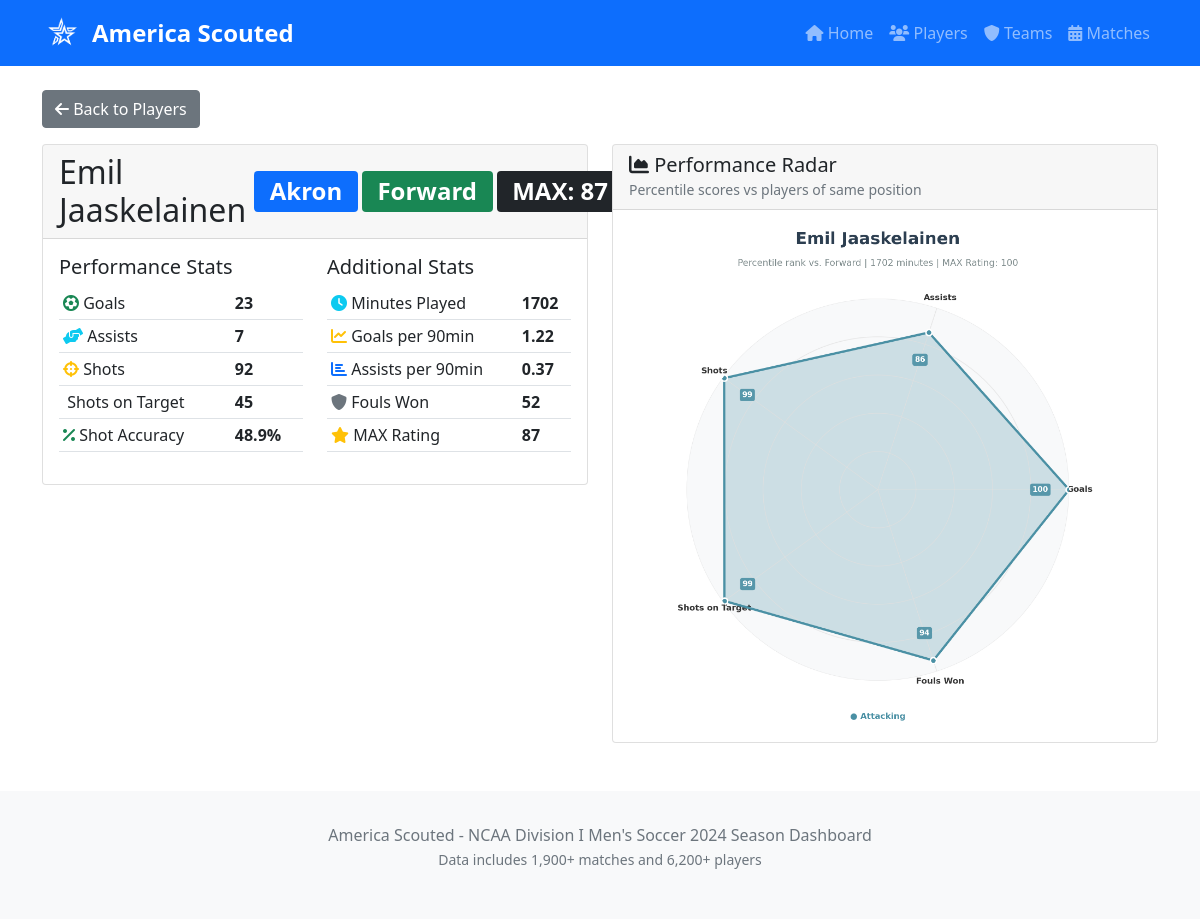
Page /player/Emil Jaaskelainen on the committed database.
### tables this page shows
CREATE TABLE players (
	name TEXT, 
	team TEXT, 
	position TEXT, 
	minutes_played BIGINT, 
	goals BIGINT, 
	assists BIGINT, 
	shots BIGINT, 
	shots_on_target BIGINT, 
	fouls_won BIGINT
, conference TEXT, season TEXT DEFAULT '2024', data_date TEXT DEFAULT '2024-12-31');

### ncaa_app.py (the view)
@app.route('/player/<player_name>')
def player_profile(player_name):
    player_name = unquote(player_name)
    with db.engine.connect() as conn:
        result = conn.execute(text("""
            SELECT
                name,
                team,
                position,
                minutes_played,
                goals,
                assists,
                shots,
                shots_on_target,
                fouls_won,
                CASE
                    WHEN shots > 0 THEN ROUND(CAST(shots_on_target AS FLOAT) / shots * 100, 1)
                    ELSE 0
                END as shot_accuracy,
                CASE
                    WHEN minutes_played > 0 THEN ROUND(CAST(goals AS FLOAT) / (minutes_played / 90.0), 2)
                    ELSE 0
                END as goals_per_90,
                CASE
                    WHEN minutes_played > 0 THEN ROUND(CAST(assists AS FLOAT) / (minutes_played / 90.0), 2)
                    ELSE 0
                END as assists_per_90
            FROM players
            WHERE name = :player_name
        """), {'player_name': player_name})
        player_stats = result.fetchone()
        if not player_stats:
            return f"Player '{player_name}' not found", 404
        player_data = dict(player_stats._mapping)
        try:
            rating_data = get_player_rating_data(player_name)
            if rating_data:
                player_data['max_rating'] = rating_data.get('MAX', 'N/A')
                player_data['radar_chart'] = rating_data.get('radar_chart', None)
            else:
                player_data['max_rating'] = 'N/A'
                player_data['radar_chart'] = None
        except Exception as e:
            print(f"Error loading rating data for {player_name}: {e}")
            player_data['max_rating'] = 'N/A'
            player_data['radar_chart'] = None
        result = conn.execute(text("""
            SELECT
                home_team,
                home_team_score,
                away_team,
                away_team_score,
                CASE
                    WHEN home_team = :team THEN 'vs ' || away_team || ' (' || home_team_score || '-' || away_team_score || ')'
                    WHEN away_team = :team THEN 'at ' || home_team || ' (' || away_team_score || '-' || home_team_score || ')'
                END as match_description
            FROM matches
            WHERE home_team = :team OR away_team = :team
            ORDER BY ROWID DESC
            LIMIT 10
        """), {'team': player_data['team']})
        team_matches = [dict(row._mapping) for row in result]
    return render_template('ncaa_player_profile.html',
                         player=player_data,
                         team_matches=team_matches)

### ncaa_app.py (called while the page is built)
@app.context_processor
def utility_processor():
    return dict(get_team_logo_url=get_team_logo_url)

### player_ratings.py (called while the page is built)
def load_data():
    with open('data/mls_2025_drafted_players.txt', 'r') as file:
        mls_2025_drafted_players = [line.strip() for line in file]
    player_df = pd.read_csv('data/d1_player_stats.csv')
    team_df = pd.read_csv('data/ncaa_ratings.csv')
    player_df = player_df.drop(columns=['Unnamed: 0'])
    team_df = team_df.drop(columns=['Unnamed: 0'])
    player_df = player_df[player_df['Position'] != 'Goalkeeper']
    player_df = player_df[player_df['Minutes Played'] >= 300]
    player_df['Team'] = player_df['Team'].str.strip()
    team_df['Team'] = team_df['Team'].str.strip()
    player_df['Shot Accuracy'] = player_df.apply(
        lambda row: row['Shots On Target'] / row['Shots'] if row['Shots'] > 0 else 0,
        axis=1
    )
    merged_df = player_df.merge(team_df, on='Team', suffixes=('_player', '_team'))
    return merged_df, mls_2025_drafted_players

def calculate_per90_stats(df):
    per90_stats = ['Goals', 'Assists', 'Shots', 'Shots On Target', 'Fouls Won']
    for stat in per90_stats:
        df[f'{stat}_per90'] = df[stat] / (df['Minutes Played'] / 90)
    return df

def normalize_stats(df):
    df['Norm_Goals'] = df['Goals_per90'] / df['Goals_per90'].max()
    df['Norm_Assists'] = df['Assists_per90'] / df['Assists_per90'].max()
    df['Norm_Shots'] = df['Shots_per90'] / df['Shots_per90'].max()
    df['Norm_Shots_On_Target'] = df['Shots On Target_per90'] / df['Shots On Target_per90'].max()
    df['Norm_Fouls_Won'] = df['Fouls Won_per90'] / df['Fouls Won_per90'].max()
    df['Norm_Minutes_Played'] = df['Minutes Played'] / df['Minutes Played'].max()
    df['Norm_ATT'] = df['ATT'] / df['ATT'].max()
    df['Norm_DEF'] = (df['DEF'].max() - df['DEF']) / (df['DEF'].max() - df['DEF'].min())
    team_minutes = df.groupby('Team')['Minutes Played'].sum()
    df['Team_Minutes_Played_Percentage'] = df.apply(
        lambda row: row['Minutes Played'] / team_minutes[row['Team']], axis=1
    )
    return df

### templates/ncaa_player_profile.html (shortened to what this page needs)
{% extends "ncaa_layout.html" %}
{% block content %}
<div class="mb-3">
  <a href="{{ url_for('show_players') }}" class="btn btn-secondary">
    <i class="fas fa-arrow-left"></i> Back to Players
  </a>
</div>
<div class="row">
  <div class="col-md-6">
    <div class="card">
      <div class="card-header">
        <h2 class="mb-0 d-flex align-items-center">
          {{ player.name }}
          <div class="d-flex align-items-center ms-2">
            <span class="badge bg-primary">{{ player.team }}</span>
          </div>
          {% if player.position %}
          <span class="badge
            {% if player.position == 'Forward' %}bg-success
            {% elif player.position == 'Midfielder' %}bg-primary
            {% elif player.position == 'Defender' %}bg-warning
            {% elif player.position == 'Goalkeeper' %}bg-danger
            {% else %}bg-secondary{% endif %} ms-1">
            {{ player.position }}
          </span>
          {% endif %}
          {% if player.max_rating != 'N/A' %}
          <span class="badge bg-dark ms-1">MAX: {{ player.max_rating|round(0)|int }}</span>
          {% endif %}
        </h2>
      </div>
      <div class="card-body">
        <div class="row">
          <div class="col-md-6">
            <h5>Performance Stats</h5>
            <table class="table table-sm">
              <tr>
                <td><i class="fas fa-futbol text-success"></i> Goals</td>
                <td><strong>{{ player.goals }}</strong></td>
              </tr>
              <tr>
                <td><i class="fas fa-hands-helping text-info"></i> Assists</td>
                <td><strong>{{ player.assists }}</strong></td>
              </tr>
              <tr>
                <td><i class="fas fa-crosshairs text-warning"></i> Shots</td>
                <td><strong>{{ player.shots or 0 }}</strong></td>
              </tr>
              <tr>
                <td> Shots on Target</td>
                <td><strong>{{ player.shots_on_target or 0 }}</strong></td>
              </tr>
              <tr>
                <td><i class="fas fa-percentage text-success"></i> Shot Accuracy</td>
                <td><strong>{{ player.shot_accuracy or 0 }}%</strong></td>
              </tr>
            </table>
          </div>
          <div class="col-md-6">
            <h5>Additional Stats</h5>
            <table class="table table-sm">
              <tr>
                <td><i class="fas fa-clock text-info"></i> Minutes Played</td>
                <td><strong>{{ player.minutes_played or 0 }}</strong></td>
              </tr>
              <tr>
                <td><i class="fas fa-chart-line text-warning"></i> Goals per 90min</td>
                <td><strong>{{ player.goals_per_90 or 0 }}</strong></td>
              </tr>
              <tr>
                <td><i class="fas fa-chart-bar text-primary"></i> Assists per 90min</td>
                <td><strong>{{ player.assists_per_90 or 0 }}</strong></td>
              </tr>
              <tr>
                <td><i class="fas fa-shield-alt text-secondary"></i> Fouls Won</td>
                <td><strong>{{ player.fouls_won or 0 }}</strong></td>
              </tr>
              {% if player.max_rating != 'N/A' %}
              <tr>
                <td><i class="fas fa-star text-warning"></i> MAX Rating</td>
                <td><strong>{{ player.max_rating|round(0)|int }}</strong></td>
              </tr>
              {% endif %}
            </table>
          </div>
        </div>
      </div>
    </div>
  </div>
  {% if player.radar_chart %}
  <div class="col-md-6">
    <div class="card">
      <div class="card-header">
        <h5 class="mb-0"><i class="fas fa-chart-area"></i> Performance Radar</h5>
        <small class="text-muted">Percentile scores vs players of same position</small>
      </div>
      <div class="card-body text-center">
        <img src="{{ url_for('static', filename='radars/' + player.radar_chart) }}"
             alt="Player Radar Chart"
             class="img-fluid"
             style="max-height: 500px; max-width: 100%;"
             onerror="this.parentElement.innerHTML='<div class=\'alert alert-warning\'>Radar chart temporarily unavailable</div>'">
      </div>
    </div>
  </div>
  {% endif %}
</div>
{% endblock %}

### rows in the picture
players: name "Emil Jaaskelainen", team "Akron", position "Forward", goals "23", assists "7", shots "92", shots_on_target "45", minutes_played "1702", fouls_won "52"

### other values in the picture
{{ player.max_rating|round(0)|int }} "87"
{{ player.shot_accuracy or 0 }} "48.9"
{{ player.goals_per_90 or 0 }} "1.22"
{{ player.assists_per_90 or 0 }} "0.37"
{{ total_matches if total_matches else '1,900+' }} "1,900+"
{{ total_players if total_players else '6,200+' }} "6,200+"
